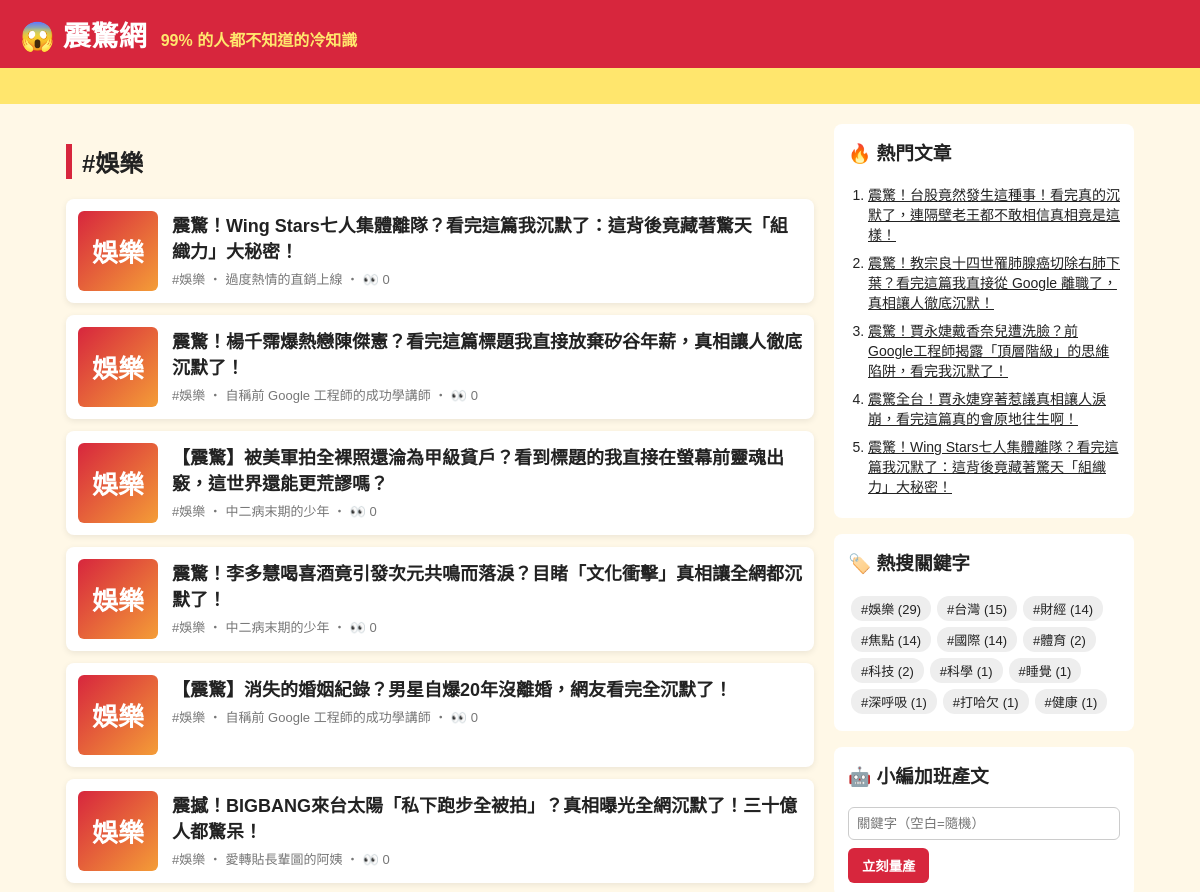
/tag/娛樂/ (upper part), run on an earlier commit of the app's database.
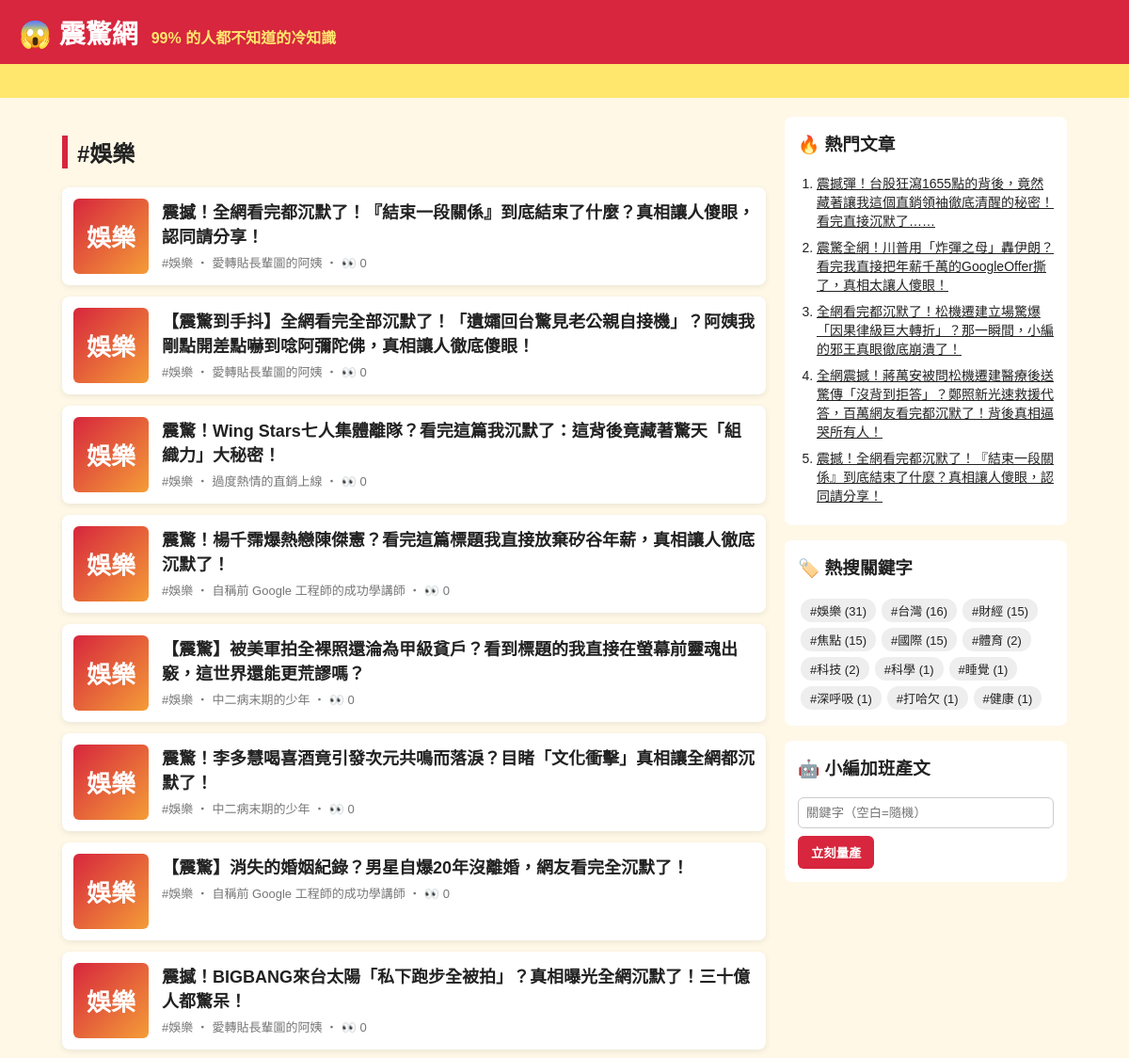
And on a later commit of the database.
### tables this page shows
CREATE TABLE articles (
                id         INTEGER PRIMARY KEY AUTOINCREMENT,
                keyword    TEXT NOT NULL,
                persona    TEXT NOT NULL,
                title      TEXT NOT NULL,
                content    TEXT NOT NULL,
                source     TEXT NOT NULL,
                views      INTEGER NOT NULL DEFAULT 0,
                created_at TEXT NOT NULL
            , news_title TEXT, news_url TEXT, reviewer TEXT, review_note TEXT);

### app.py (the view)
@app.route("/tag/<keyword>/")
def tag(keyword):
    return render_template("index.html", articles=db.list_articles(keyword=keyword), heading=f"#{keyword}")

### app.py (called while the page is built)
@app.context_processor
def sidebar():
    return {"hot": db.hot_articles(), "tags": db.keywords(), "static_site": app.config["STATIC_SITE"]}

### db.py (called while the page is built)
def connect():
    conn = sqlite3.connect(DB_PATH)
    conn.row_factory = sqlite3.Row
    return conn

def list_articles(limit=50, keyword=None):
    with connect() as conn:
        if keyword:
            return conn.execute(
                "SELECT * FROM articles WHERE keyword = ? ORDER BY id DESC LIMIT ?", (keyword, limit)
            ).fetchall()
        return conn.execute("SELECT * FROM articles ORDER BY id DESC LIMIT ?", (limit,)).fetchall()

def hot_articles(limit=5):
    with connect() as conn:
        return conn.execute("SELECT * FROM articles ORDER BY views DESC, id DESC LIMIT ?", (limit,)).fetchall()

def keywords():
    with connect() as conn:
        return conn.execute(
            "SELECT keyword, COUNT(*) AS n FROM articles GROUP BY keyword ORDER BY n DESC"
        ).fetchall()

### templates/index.html
{% extends "base.html" %}
{% block content %}
<h2 class="heading">{{ heading }}</h2>
{% for a in articles %}
  <a class="card" href="{{ url_for('article', article_id=a.id) }}">
    <div class="thumb">{{ a.keyword[:2] }}</div>
    <div>
      <h3>{{ a.title }}</h3>
      <p class="meta">#{{ a.keyword }} ‧ {{ a.persona }}{% if not static_site %} ‧ 👀 {{ a.views }}{% endif %}</p>
    </div>
  </a>
{% else %}
  <p class="empty">還沒有文章。執行 <code>python generator.py -n 5</code> 或用右邊按鈕開始量產。</p>
{% endfor %}
{% endblock %}

### templates/base.html (shortened to what this page needs)
<!doctype html>
<html lang="zh-Hant">
<head>
  <link rel="stylesheet" href="{{ url_for('static', filename='style.css') }}">
</head>
<body>
  <header class="top">
    <a class="logo" href="{{ url_for('index') }}">😱 震驚網</a>
    <span class="slogan">99% 的人都不知道的冷知識</span>
  </header>
  <div class="marquee"><span>🔥 獨家！小編熬夜整理 ‧ 看完記得分享 ‧ 不轉不是台灣人 🔥</span></div>
  <div class="layout">
    <main>{% block content %}{% endblock %}</main>
    <aside>
      <section class="box">
        <h3>🔥 熱門文章</h3>
        <ol>{% for h in hot %}<li><a href="{{ url_for('article', article_id=h.id) }}">{{ h.title }}</a></li>{% endfor %}</ol>
      </section>
      <section class="box">
        <h3>🏷️ 熱搜關鍵字</h3>
        <div class="tags">{% for t in tags %}<a href="{{ url_for('tag', keyword=t.keyword) }}">#{{ t.keyword }} ({{ t.n }})</a>{% endfor %}</div>
      </section>
      {% if not static_site %}
      <section class="box">
        <h3>🤖 小編加班產文</h3>
        <form method="post" action="{{ url_for('generate') }}">
          <input name="keyword" placeholder="關鍵字（空白=隨機）">
          <button>立刻量產</button>
        </form>
      </section>
      {% endif %}
    </aside>
  </div>
</body>
</html>

What changed in the data, as far as the page shows it:
no longer on one of the page's lists (row unchanged): articles: title "震驚！Wing Stars七人集體離隊？看完這篇我沉默了：這背後竟藏著驚天「組織力」大秘密！"
no longer on this page (row unchanged): articles: title "震驚！台股竟然發生這種事！看完真的沉默了，連隔壁老王都不敢相信真相竟是這樣！", shown under "🔥 熱門文章"
no longer on this page (row unchanged): articles: title "震驚！教宗良十四世罹肺腺癌切除右肺下葉？看完這篇我直接從 Google 離職了，真相讓人徹底沉默！", shown under "🔥 熱門文章"
no longer on this page (row unchanged): articles: title "震驚！賈永婕戴香奈兒遭洗臉？前Google工程師揭露「頂層階級」的思維陷阱，看完我沉默了！", shown under "🔥 熱門文章"
no longer on this page (row unchanged): articles: title "震驚全台！賈永婕穿著惹議真相讓人淚崩，看完這篇真的會原地往生啊！", shown under "🔥 熱門文章"
added articles: keyword "娛樂", title "震撼！全網看完都沉默了！『結束一段關係』到底結束了什麼？真相讓人傻眼，認同請分享！", persona "愛轉貼長輩圖的阿姨", views "0"
added articles: keyword "娛樂", title "【震驚到手抖】全網看完全部沉默了！「遺孀回台驚見老公親自接機」？阿姨我剛點開差點嚇到唸阿彌陀佛，真相讓人徹底傻眼！", persona "愛轉貼長輩圖的阿姨", views "0", shown under "#娛樂"
added articles: title "震撼彈！台股狂瀉1655點的背後，竟然藏著讓我這個直銷領袖徹底清醒的秘密！看完直接沉默了……", shown under "🔥 熱門文章"
added articles: title "震驚全網！川普用「炸彈之母」轟伊朗？看完我直接把年薪千萬的GoogleOffer撕了，真相太讓人傻眼！", shown under "🔥 熱門文章"
added articles: title "全網看完都沉默了！松機遷建立場驚爆「因果律級巨大轉折」？那一瞬間，小編的邪王真眼徹底崩潰了！", shown under "🔥 熱門文章"
added articles: title "全網震撼！蔣萬安被問松機遷建醫療後送驚傳「沒背到拒答」？鄭照新光速救援代答，百萬網友看完都沉默了！背後真相逼哭所有人！", shown under "🔥 熱門文章"
Also different on the page:
new list line: "# 娛樂 ( 31 )"
new list line: "# 台灣 ( 16 )"
new list line: "# 財經 ( 15 )"
new list line: "# 焦點 ( 15 )"
new list line: "# 國際 ( 15 )"
list line gone: "# 娛樂 ( 29 )"
list line gone: "# 台灣 ( 15 )"
list line gone: "# 財經 ( 14 )"
list line gone: "# 焦點 ( 14 )"
list line gone: "# 國際 ( 14 )"
